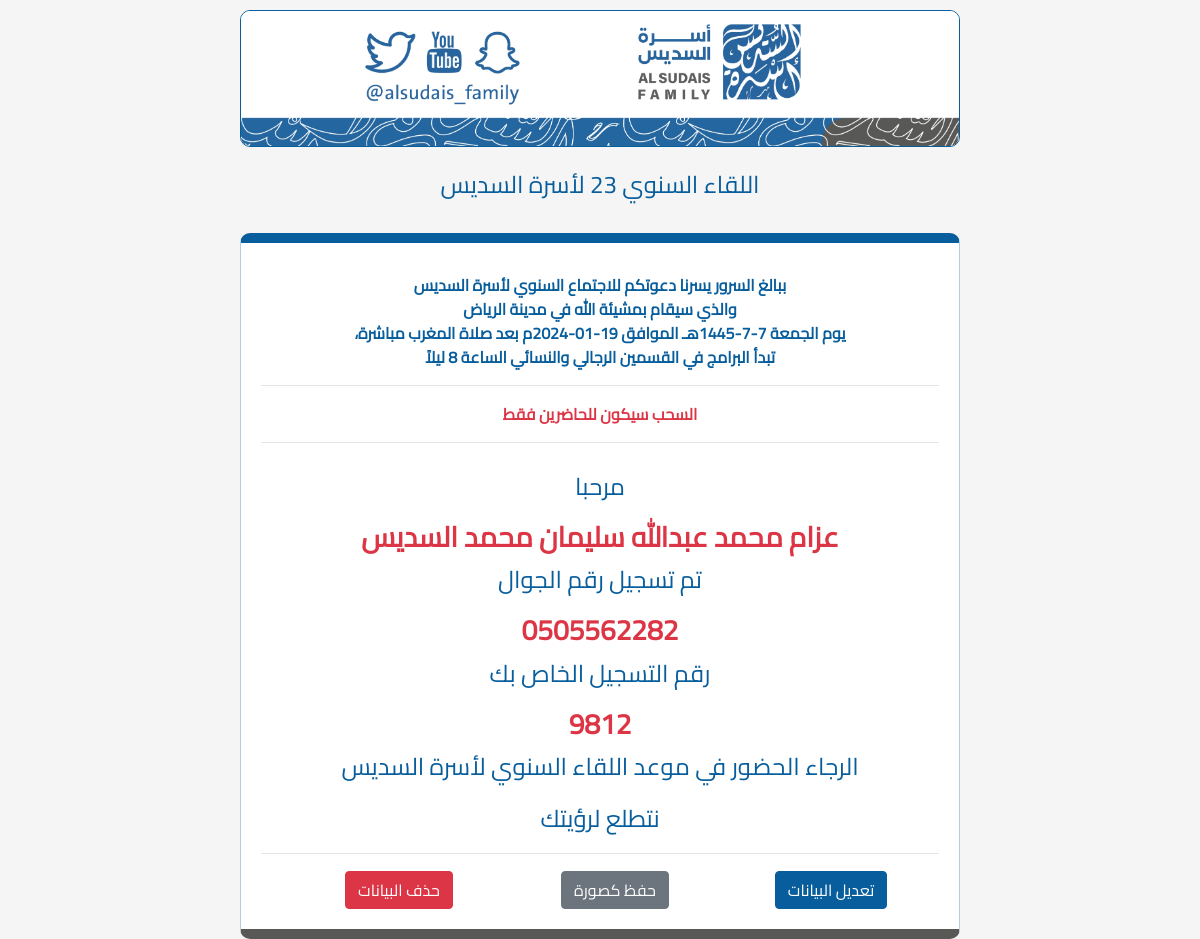
Page /registered/0505562282 on the committed database.
### app.py (models this page shows)
class Registration(db.Model):
    __tablename__ = "registration"
    id = db.Column(db.Integer, primary_key=True, autoincrement=True)
    phone_number = db.Column(db.String(16), unique=True, nullable=False)
    first_name = db.Column(db.Text, nullable=False)
    family_name = db.Column(db.Text, nullable=False)
    father_name = db.Column(db.Text)
    first_grand_name = db.Column(db.Text)
    second_grand_name = db.Column(db.Text)
    third_grand_name = db.Column(db.Text)
    relation = db.Column(db.Text)
    age = db.Column(db.String(3))
    gender = db.Column(db.String(15))
    city = db.Column(db.Text)
    attendance = db.Column(db.Text, nullable=False)
    ideas = db.Column(db.Text)
    registration_number = db.Column(db.String(4), unique=True)
    prize_id = db.Column(db.Integer, db.ForeignKey("prize.id", name="fk_reg_prize_id"))
    is_attended = db.Column(db.Boolean, default=False)

### app.py (the view)
@app.route("/registered/<phone_number>", methods=["POST", "GET"])
def registered(phone_number):
    user_data = get_user_data(phone_number)
    if user_data:
        return render_template("registered.html", user_data=user_data)
    else:
        flash("رقم الجوال غير مسجل من قبل", "error")
        return redirect(url_for("index"))

### templates/registered.html (shortened to what this page needs)
<!DOCTYPE html>
{% extends 'master.html' %}
{% block content %}
    <div class="header">
        <div class="text-center font-weight-bold">ببالغ السرور يسرنا دعوتكم للاجتماع السنوي لأسرة السديس</div>
        <div class="text-center font-weight-bold">والذي سيقام بمشيئة الله في مدينة الرياض</div>
        <div class="text-center font-weight-bold">يوم الجمعة 7-7-1445هـ الموافق 19-01-2024م بعد صلاة المغرب مباشرة،</div>
        <div class="text-center font-weight-bold">تبدأ البرامج في القسمين الرجالي والنسائي الساعة 8 ليلاً</div>
        <hr>
        <div class="text-center font-weight-bold text-danger">السحب سيكون للحاضرين فقط</div>
        <hr>
    </div>
<div class="container text-center fs-3-rem" id="contentToConvert">
    <p>مرحبا</p>
    <h3 class="text-danger font-weight-bold">{{user_data.first_name}} {{user_data.father_name}} {{user_data.first_grand_name}} {{user_data.second_grand_name}} {{user_data.third_grand_name}} {{user_data.family_name}}</h3>
    <p>تم تسجيل رقم الجوال</p>
    <h3 class="text-danger font-weight-bold">{{user_data.phone_number}}</h3>
    <p>رقم التسجيل الخاص بك</p>
    <h3 class="text-danger font-weight-bold">{{user_data.registration_number}}</h3>
    <p>الرجاء الحضور في موعد اللقاء السنوي لأسرة السديس</p>
    <p>نتطلع لرؤيتك</p>
</div>
<hr>
<div class="container text-center fs-3-rem row">
    <div class="col">
        <button type="button" class="btn btn-primary" onclick="window.location.href='/register/{{user_data.phone_number}}'">تعديل البيانات</button>
    </div>
    <div class="col">
        <button type="button" class="btn btn-secondary" id="convertButton">حفظ كصورة</button>
    </div>
    <div class="col">
        <button type="button" class="btn btn-danger" data-toggle="modal" data-target="#confirmationModal">حذف البيانات</button>
    </div>
</div>
{% endblock %}

### static/styles/mystyle.css (style rules this page uses)
* { font-family: 'Cairo-Regular', sans-serif; }
body { font-family: 'Cairo-Regular', sans-serif; background-color: whitesmoke; color: #085E9D; font-family: Arial, sans-serif; margin-left: auto; margin-right: auto; }
@media (min-width: 768px) { body { max-width: 60%; } }
.header { padding-top: 10px; padding-bottom: 10px; text-align: center; }
.btn-primary { background-color: #085E9D; border-color: #085E9D; min-width: 100px; }
.fs-3-rem { font-size: 1.5rem; }

### rows in the picture
Registration: first_name "عزام", father_name "محمد", first_grand_name "عبدالله", second_grand_name "سليمان", third_grand_name "محمد", family_name "السديس", phone_number "0505562282", registration_number "9812"
